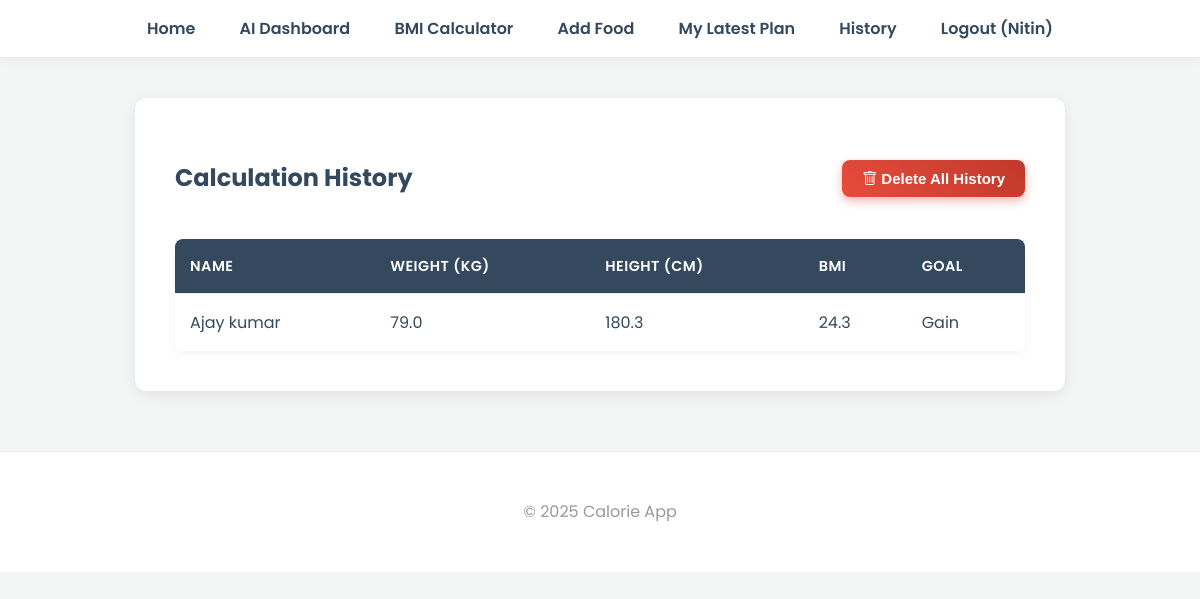
The app's page /history (signed in), older data.
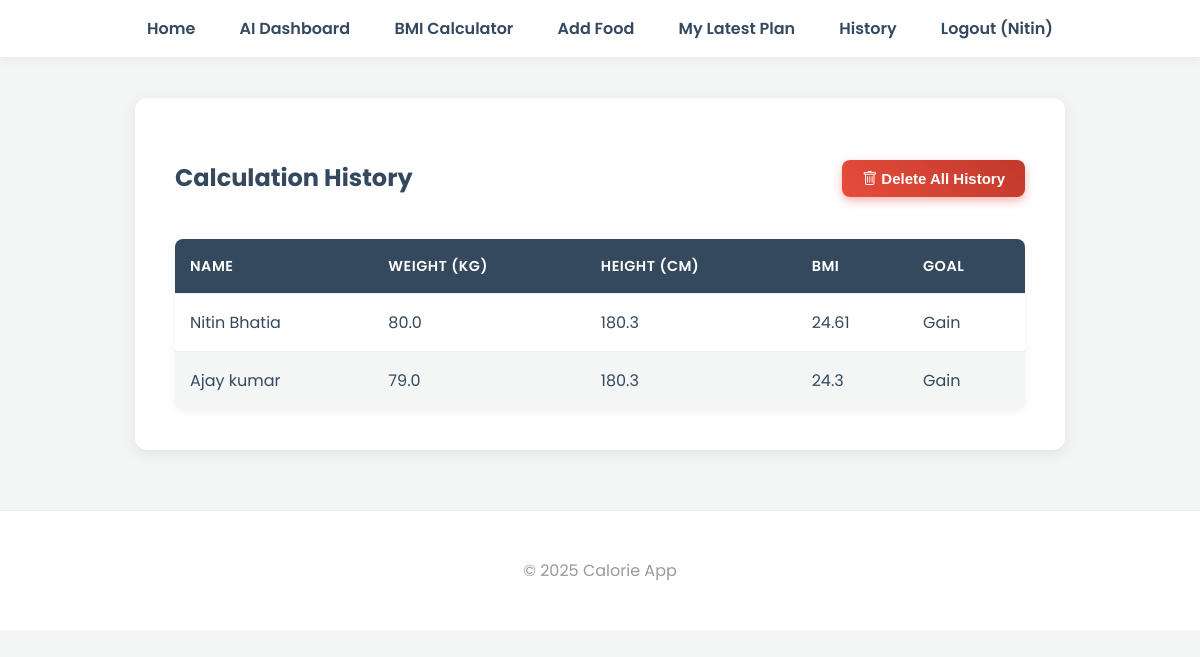
The same page, newer data.
### models.py (models this page shows)
class User(db.Model, UserMixin):
    id = db.Column(db.Integer, primary_key=True)
    username = db.Column(db.String(80), unique=True, nullable=False)
    password = db.Column(db.String(200), nullable=False)

class UserHistory(db.Model):
    id = db.Column(db.Integer, primary_key=True)
    user_id = db.Column(db.Integer, db.ForeignKey('user.id'), nullable=False)
    name = db.Column(db.String(50), nullable=False)
    weight = db.Column(db.Float, nullable=False)
    height = db.Column(db.Float, nullable=False)
    bmi = db.Column(db.Float, nullable=False)
    goal = db.Column(db.String(20))
    diet_plan = db.Column(db.Text)

### routes/diet_routes.py (the view)
@diet_bp.route('/history')
@login_required
def history():
    records = UserHistory.query.filter_by(user_id=current_user.id).order_by(UserHistory.id.desc()).all()
    return render_template("history.html", records=records)

### app.py (called while the page is built)
@login_manager.user_loader
def load_user(user_id):
    return User.query.get(int(user_id))

### templates/history.html
{% extends "base.html" %}
{% block content %}
<div class="container">
    <div class="history-header">
        <h2>Calculation History</h2>
        {% if records %}
        <form method="POST" action="{{ url_for('diet.delete_history') }}" onsubmit="return confirm('Are you sure you want to delete your entire history? This action cannot be undone.');">
            <button type="submit" class="btn delete-btn">
                <i class="bi bi-trash"></i> Delete All History
            </button>
        </form>
        {% endif %}
    </div>
    {% if records %}
    <table class="history-table">
        <thead>
            <tr>
                <th>Name</th>
                <th>Weight (kg)</th>
                <th>Height (cm)</th>
                <th>BMI</th>
                <th>Goal</th>
            </tr>
        </thead>
        <tbody>
            {% for record in records %}
            <tr>
                <td>{{ record.name }}</td>
                <td>{{ record.weight }}</td>
                <td>{{ record.height }}</td>
                <td>{{ record.bmi }}</td>
                <td>{{ record.goal|title }}</td>
            </tr>
            {% endfor %}
        </tbody>
    </table>
    {% else %}
    <div class="alert" style="margin-top: 20px;">
        <p>You have no saved history.</p>
    </div>
    {% endif %}
</div>
{% endblock %}

### templates/base.html (shortened to what this page needs)
<!DOCTYPE html>
<html lang="en">
<head>
  <link rel="stylesheet" href="https://cdn.jsdelivr.net/npm/bootstrap-icons@1.11.3/font/bootstrap-icons.min.css">
  <link rel="stylesheet" href="{{ url_for('static', filename='css/style.css') }}">
</head>
<body>
  <header>
    <nav>
      <a href="{{ url_for('user.index') }}">Home</a>
      {% if current_user.is_authenticated %}
        <a href="{{ url_for('dashboard.dashboard') }}">AI Dashboard</a>
        <a href="{{ url_for('bmi_bp.bmi_page') }}">BMI Calculator</a>
        <a href="{{ url_for('food_bp.add_food') }}">Add Food</a>
        <a href="{{ url_for('diet.diet_page') }}">My Latest Plan</a>
        <a href="{{ url_for('diet.history') }}">History</a>
        <a href="{{ url_for('auth.logout') }}">Logout ({{ current_user.username }})</a>
      {% else %}
        <a href="{{ url_for('auth.login') }}">Login</a>
        <a href="{{ url_for('auth.register') }}">Register</a>
      {% endif %}
    </nav>
  </header>
  <main>
    {% block content %}{% endblock %}
  </main>
  <footer>
    <p>&copy; 2025 Calorie App</p>
  </footer>
</body>
</html>

### static/css/style.css (style rules this page uses)
:root { --primary-color: #2ECC71; --primary-dark: #27AE60; --secondary-color: #34495E; --light-gray: #F4F6F6; --background-color: #FFFFFF; --card-shadow: 0 4px 15px rgba(0, 0, 0, 0.08); --font-family: 'Poppins', sans-serif; }
body { font-family: var(--font-family); background: var(--light-gray); margin: 0; padding: 0; color: var(--secondary-color); line-height: 1.7; }
.container { max-width: 850px; margin: 40px auto; padding: 40px; background: var(--background-color); border-radius: 12px; box-shadow: var(--card-shadow); text-align: center; }
header { background: var(--background-color); padding: 15px 0; box-shadow: 0 2px 10px rgba(0,0,0,0.05); border-bottom: 1px solid #EAECEE; }
nav { max-width: 1000px; margin: 0 auto; text-align: center; }
nav a { color: var(--secondary-color); margin: 0 20px; text-decoration: none; font-weight: 600; font-size: 16px; position: relative; padding-bottom: 5px; transition: color 0.3s; }
nav a::after { content: ''; position: absolute; width: 0; height: 2px; bottom: 0; left: 50%; transform: translateX(-50%); background-color: var(--primary-color); transition: width 0.3s ease-in-out; }
.btn { display: inline-block; padding: 14px 28px; background-image: linear-gradient(45deg, var(--primary-color), var(--primary-dark)); color: white; border: none; border-radius: 8px; text-decoration: none; font-size: 16px; font-weight: 600; cursor: pointer; transition: transform 0.2s ease, box-shadow 0.2s ease; box-shadow: 0 4px 10px rgba(46, 204, 113, 0.4); }
h2 { font-weight: 700; }
.history-table { width: 100%; border-collapse: collapse; margin-top: 20px; box-shadow: 0 2px 10px rgba(0,0,0,0.05); border-radius: 8px; overflow: hidden; }
.history-table th, .history-table td { border-bottom: 1px solid #EAECEE; padding: 15px; text-align: left; }
.history-table th { background-color: var(--secondary-color); color: white; font-weight: 600; font-size: 0.9em; text-transform: uppercase; letter-spacing: 0.5px; }
.history-table tr:nth-child(even) { background-color: var(--light-gray); }
.history-table tr:last-child td { border-bottom: none; }
footer { text-align: center; margin-top: 60px; padding: 30px; color: #999; border-top: 1px solid #EAECEE; background: var(--background-color); }
.history-table td { vertical-align: top; }
.history-header { display: flex; justify-content: space-between; align-items: center; margin-bottom: 20px; }
.delete-btn { background-image: linear-gradient(45deg, #E74C3C, #C0392B); box-shadow: 0 4px 10px rgba(231, 76, 60, 0.4); padding: 10px 20px; font-size: 15px; }

Row changes from the older to the newer data that the page shows:
added UserHistory: name "Nitin Bhatia", weight "80.0", height "180.3", bmi "24.61", goal "Gain"
